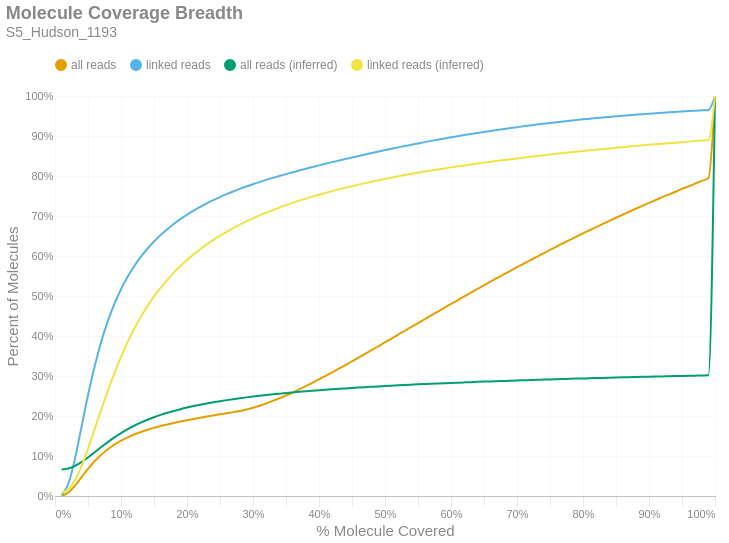

The code cell stored with this chart in its notebook:
### Markdown cell above
### Molecule Read Coverage
This chart shows molecule coverage breadth as computed by the number of bases aligned to that molecule. In other words, "*how much of each unique long molecule is actually sequenced/aligned?*" Keep in mind there is a distinction between sequences and alignments, since some sequences belonging to a particular molecule may not align well and wouldn't appear in the alignment data. This chart also shows molecule coverage breadth as computed by the *inferred fragment* from which the aligned sequences originate. Unlike read coverage, this calculation takes into account the total insert size, including unsequenced gaps between the forward and reverse reads. Like the previous figures, these are cumulative percents.

### Code cell
if SKIPLR:
    print_html(f"Skipped")
else:
    binned_df = consolidated_hist(valids['coverage_bp'], mask, 0.01, True)
    binned_df_inf = consolidated_hist(valids['coverage_inserts'], mask, 0.01, True)
    binned_df = binned_df.with_columns(pl.lit(binned_df_inf['all reads (cumsum)']).alias('all reads (inferred)'))
    binned_df = binned_df.with_columns(pl.lit(binned_df_inf['linked reads (cumsum)']).alias('linked reads (inferred)'))
    binned_df = binned_df.with_columns(
        (pl.col('bin').cast(pl.Float64) + 0.01).alias('right_edge')
    )

    with SafeRender(binned_df):
        (
            density_plot(binned_df, 'Molecule Coverage Breadth', samplename, 'molcov', ['all reads (inferred)','linked reads (inferred)'])
            .encode(
                #x=alt.X('bin:Q', title="% Molecule Covered").axis(format = '%').scale(padding=0),
                x=alt.X('right_edge:Q', title="% Molecule Covered").axis(format='%').scale(padding=0),
                y=alt.Y('value:Q', title='Percent of Molecules')
                    .axis(format='%')
                    .stack(False)
                    .scale(domainMin=0, padding=0),
                color=alt.Color("key:N").scale(domain = ["all reads", "linked reads", "all reads (inferred)", "linked reads (inferred)"]),
                tooltip = [
                    alt.Tooltip("key:N", title = "Data Type"),
                    alt.Tooltip("range_label:N", title="% Molecule Covered"),
                    alt.Tooltip("value:Q", format = ".2%", title="% Molecules")
                ]
            )
        ).display()

### Figure 1 — Vega-Lite specification as saved in the notebook (floating-point values rounded to 4 significant figures)
{"width": "container", "height": 400, "config": {"title": {"anchor": "start", "dy": -15, "fontSize": 18, "color": "#888888", "subtitleColor": "#888888", "subtitleFontSize": 14}, "arc": {"fill": "#0072B2"}, "axis": {"domainColor": "#888888", "domainWidth": 0.5, "gridWidth": 0.2, "grid": false, "titleFontWeight": 400, "titleFontSize": 15, "labelFontSize": 11, "labelColor": "#888888", "tickColor": "#888888", "tickWidth": 0.2, "titleColor": "#888888"}, "axisBand": {"grid": false}, "axisX": {"grid": true, "tickSize": 10, "domainCap": "round"}, "axisY": {"domain": false, "grid": true, "tickSize": 0, "domainCap": "round"}, "background": "transparent", "header": {"labelFontSize": 15, "labelColor": "#888888", "titleFontSize": 15, "titleFontWeight": 600, "titleColor": "#888888"}, "legend": {"labelFont": "sans-serif", "labelFontSize": 12, "labelColor": "#888888", "symbolSize": 100, "symbolType": "circle", "titleFontSize": 12, "titlePadding": 10, "titleColor": "#888888", "title": null, "orient": "top"}, "range": {"category": ["#E69F00", "#56B4E9", "#009E73", "#F0E442", "#0072B2", "#D55E00", "#CC79A7", "#000000"], "diverging": ["#cfe8f3", "#a2d4ec", "#73bfe2", "#46abdb", "#1696d2", "#12719e"]}, "area": {"fill": "#0072B2", "fillOpacity": 0.7, "line": true, "strokeOpacity": 0.7}, "line": {"color": "#0072B2", "stroke": "#0072B2", "strokeWidth": 2}, "trail": {"color": "#0072B2", "stroke": "#0072B2", "strokeWidth": 0, "size": 1}, "point": {"filled": true, "fillOpacity": 1.0, "size": 95}, "text": {"color": "#888888", "fontSize": 11, "align": "right", "fontWeight": 400, "size": 11}, "bar": {"fill": "#0072B2", "stroke": null}, "view": {"stroke": null, "continuousWidth": 660, "continuousHeight": 400}}, "data": {"name": "data-3a83e24f948a8587334a349ecaa57784"}, "mark": {"type": "line", "interpolate": "monotone", "point": {"opacity": 0, "size": 275}}, "encoding": {"color": {"field": "key", "scale": {"domain": ["all reads", "linked reads", "all reads (inferred)", "linked reads (inferred)"]}, "type": "nominal"}, "tooltip": [{"field": "key", "title": "Data Type", "type": "nominal"}, {"field": "range_label", "title": "% Molecule Covered", "type": "nominal"}, {"field": "value", "format": ".2%", "title": "% Molecules", "type": "quantitative"}], "x": {"axis": {"format": "%"}, "field": "right_edge", "scale": {"padding": 0}, "title": "% Molecule Covered", "type": "quantitative"}, "y": {"axis": {"format": "%"}, "field": "value", "scale": {"domainMin": 0, "padding": 0}, "stack": false, "title": "Percent of Molecules", "type": "quantitative"}}, "params": [{"name": "param_c36ac31b6afebe62", "select": {"type": "point", "fields": ["key"]}, "bind": "legend"}], "title": {"text": "Molecule Coverage Breadth", "subtitle": "S5_Hudson_1193"}, "transform": [{"fold": ["all reads (cumsum)", "linked reads (cumsum)", "all reads (inferred)", "linked reads (inferred)"]}, {"calculate": "replace(datum.key, ' (cumsum)', '')", "as": "key"}, {"filter": {"param": "param_c36ac31b6afebe62"}}], "usermeta": {"embedOptions": {"downloadFileName": "S5_Hudson_1193.molcov"}}, "$schema": "https://vega.github.io/schema/vega-lite/v6.1.0.json", "datasets": {"data-3a83e24f948a8587334a349ecaa57784": [{"bin": "0.0", "interval": "0.0-0.01", "all reads": 0.0007567, "linked reads": 0.002113, "all reads (cumsum)": 0.0007567, "linked reads (cumsum)": 0.002113, "range_label": "0.0-0.01", "all reads (inferred)": 0.06622, "linked reads (inferred)": 0.007899, "right_edge": 0.01}, {"bin": "0.01", "interval": "0.01-0.02", "all reads": 0.007602, "linked reads": 0.02725, "all reads (cumsum)": 0.008359, "linked reads (cumsum)": 0.02937, "range_label": "0.01-0.02", "all reads (inferred)": 0.06879, "linked reads (inferred)": 0.0163, "right_edge": 0.02}, {"bin": "0.02", "interval": "0.02-0.03", "all reads": 0.01675, "linked reads": 0.06214, "all reads (cumsum)": 0.02511, "linked reads (cumsum)": 0.09151, "range_label": "0.02-0.03", "all reads (inferred)": 0.07497, "linked reads (inferred)": 0.03852, "right_edge": 0.03}, {"bin": "0.03", "interval": "0.03-0.04", "all reads": 0.02136, "linked reads": 0.07995, "all reads (cumsum)": 0.04646, "linked reads (cumsum)": 0.1715, "range_label": "0.03-0.04", "all reads (inferred)": 0.08452, "linked reads (inferred)": 0.07378, "right_edge": 0.04}, {"bin": "0.04", "interval": "0.04-0.05", "all reads": 0.02131, "linked reads": 0.08024, "all reads (cumsum)": 0.06777, "linked reads (cumsum)": 0.2517, "range_label": "0.04-0.05", "all reads (inferred)": 0.09638, "linked reads (inferred)": 0.1181, "right_edge": 0.05}, {"bin": "0.05", "interval": "0.05-0.06", "all reads": 0.01918, "linked reads": 0.07216, "all reads (cumsum)": 0.08696, "linked reads (cumsum)": 0.3239, "range_label": "0.05-0.06", "all reads (inferred)": 0.1093, "linked reads (inferred)": 0.1666, "right_edge": 0.06}, {"bin": "0.06", "interval": "0.06-0.07", "all reads": 0.01641, "linked reads": 0.06182, "all reads (cumsum)": 0.1034, "linked reads (cumsum)": 0.3857, "range_label": "0.06-0.07", "all reads (inferred)": 0.1223, "linked reads (inferred)": 0.2158, "right_edge": 0.07}, {"bin": "0.07", "interval": "0.07-0.08", "all reads": 0.01366, "linked reads": 0.05144, "all reads (cumsum)": 0.117, "linked reads (cumsum)": 0.4371, "range_label": "0.07-0.08", "all reads (inferred)": 0.1348, "linked reads (inferred)": 0.263, "right_edge": 0.08}, {"bin": "0.08", "interval": "0.08-0.09", "all reads": 0.01151, "linked reads": 0.04331, "all reads (cumsum)": 0.1285, "linked reads (cumsum)": 0.4804, "range_label": "0.08-0.09", "all reads (inferred)": 0.1465, "linked reads (inferred)": 0.3073, "right_edge": 0.09}, {"bin": "0.09", "interval": "0.09-0.1", "all reads": 0.009762, "linked reads": 0.03658, "all reads (cumsum)": 0.1383, "linked reads (cumsum)": 0.517, "range_label": "0.09-0.1", "all reads (inferred)": 0.1572, "linked reads (inferred)": 0.3479, "right_edge": 0.1}, {"bin": "0.1", "interval": "0.1-0.11", "all reads": 0.008289, "linked reads": 0.03097, "all reads (cumsum)": 0.1466, "linked reads (cumsum)": 0.548, "range_label": "0.1-0.11", "all reads (inferred)": 0.1669, "linked reads (inferred)": 0.3848, "right_edge": 0.11}, {"bin": "0.11", "interval": "0.11-0.12", "all reads": 0.007105, "linked reads": 0.02648, "all reads (cumsum)": 0.1537, "linked reads (cumsum)": 0.5745, "range_label": "0.11-0.12", "all reads (inferred)": 0.1757, "linked reads (inferred)": 0.418, "right_edge": 0.12}, {"bin": "0.12", "interval": "0.12-0.13", "all reads": 0.006262, "linked reads": 0.02328, "all reads (cumsum)": 0.16, "linked reads (cumsum)": 0.5977, "range_label": "0.12-0.13", "all reads (inferred)": 0.1835, "linked reads (inferred)": 0.4478, "right_edge": 0.13}, {"bin": "0.13", "interval": "0.13-0.14", "all reads": 0.005501, "linked reads": 0.02034, "all reads (cumsum)": 0.1655, "linked reads (cumsum)": 0.6181, "range_label": "0.13-0.14", "all reads (inferred)": 0.1906, "linked reads (inferred)": 0.4746, "right_edge": 0.14}, {"bin": "0.14", "interval": "0.14-0.15", "all reads": 0.004907, "linked reads": 0.01802, "all reads (cumsum)": 0.1704, "linked reads (cumsum)": 0.6361, "range_label": "0.14-0.15", "all reads (inferred)": 0.197, "linked reads (inferred)": 0.4989, "right_edge": 0.15}, {"bin": "0.15", "interval": "0.15-0.16", "all reads": 0.004447, "linked reads": 0.0162, "all reads (cumsum)": 0.1748, "linked reads (cumsum)": 0.6523, "range_label": "0.15-0.16", "all reads (inferred)": 0.2027, "linked reads (inferred)": 0.5206, "right_edge": 0.16}, {"bin": "0.16", "interval": "0.16-0.17", "all reads": 0.004052, "linked reads": 0.01455, "all reads (cumsum)": 0.1789, "linked reads (cumsum)": 0.6669, "range_label": "0.16-0.17", "all reads (inferred)": 0.2079, "linked reads (inferred)": 0.5403, "right_edge": 0.17}, {"bin": "0.17", "interval": "0.17-0.18", "all reads": 0.003765, "linked reads": 0.01323, "all reads (cumsum)": 0.1826, "linked reads (cumsum)": 0.6801, "range_label": "0.17-0.18", "all reads (inferred)": 0.2127, "linked reads (inferred)": 0.5584, "right_edge": 0.18}, {"bin": "0.18", "interval": "0.18-0.19", "all reads": 0.003488, "linked reads": 0.01199, "all reads (cumsum)": 0.1861, "linked reads (cumsum)": 0.6921, "range_label": "0.18-0.19", "all reads (inferred)": 0.2171, "linked reads (inferred)": 0.575, "right_edge": 0.19}, {"bin": "0.19", "interval": "0.19-0.2", "all reads": 0.00332, "linked reads": 0.0111, "all reads (cumsum)": 0.1894, "linked reads (cumsum)": 0.7032, "range_label": "0.19-0.2", "all reads (inferred)": 0.2211, "linked reads (inferred)": 0.5902, "right_edge": 0.2}, {"bin": "0.2", "interval": "0.2-0.21", "all reads": 0.003136, "linked reads": 0.01015, "all reads (cumsum)": 0.1926, "linked reads (cumsum)": 0.7133, "range_label": "0.2-0.21", "all reads (inferred)": 0.2248, "linked reads (inferred)": 0.6041, "right_edge": 0.21}, {"bin": "0.21", "interval": "0.21-0.22", "all reads": 0.003019, "linked reads": 0.009476, "all reads (cumsum)": 0.1956, "linked reads (cumsum)": 0.7228, "range_label": "0.21-0.22", "all reads (inferred)": 0.2282, "linked reads (inferred)": 0.617, "right_edge": 0.22}, {"bin": "0.22", "interval": "0.22-0.23", "all reads": 0.002906, "linked reads": 0.008707, "all reads (cumsum)": 0.1985, "linked reads (cumsum)": 0.7315, "range_label": "0.22-0.23", "all reads (inferred)": 0.2314, "linked reads (inferred)": 0.629, "right_edge": 0.23}, {"bin": "0.23", "interval": "0.23-0.24", "all reads": 0.002826, "linked reads": 0.008209, "all reads (cumsum)": 0.2013, "linked reads (cumsum)": 0.7397, "range_label": "0.23-0.24", "all reads (inferred)": 0.2343, "linked reads (inferred)": 0.6403, "right_edge": 0.24}, {"bin": "0.24", "interval": "0.24-0.25", "all reads": 0.002796, "linked reads": 0.007683, "all reads (cumsum)": 0.2041, "linked reads (cumsum)": 0.7474, "range_label": "0.24-0.25", "all reads (inferred)": 0.2371, "linked reads (inferred)": 0.6508, "right_edge": 0.25}, {"bin": "0.25", "interval": "0.25-0.26", "all reads": 0.002707, "linked reads": 0.007103, "all reads (cumsum)": 0.2068, "linked reads (cumsum)": 0.7545, "range_label": "0.25-0.26", "all reads (inferred)": 0.2397, "linked reads (inferred)": 0.6605, "right_edge": 0.26}, {"bin": "0.26", "interval": "0.26-0.27", "all reads": 0.002835, "linked reads": 0.006758, "all reads (cumsum)": 0.2097, "linked reads (cumsum)": 0.7613, "range_label": "0.26-0.27", "all reads (inferred)": 0.2421, "linked reads (inferred)": 0.6697, "right_edge": 0.27}, {"bin": "0.27", "interval": "0.27-0.28", "all reads": 0.003073, "linked reads": 0.006406, "all reads (cumsum)": 0.2127, "linked reads (cumsum)": 0.7677, "range_label": "0.27-0.28", "all reads (inferred)": 0.2444, "linked reads (inferred)": 0.6783, "right_edge": 0.28}, {"bin": "0.28", "interval": "0.28-0.29", "all reads": 0.003603, "linked reads": 0.006035, "all reads (cumsum)": 0.2163, "linked reads (cumsum)": 0.7737, "range_label": "0.28-0.29", "all reads (inferred)": 0.2466, "linked reads (inferred)": 0.6864, "right_edge": 0.29}, {"bin": "0.29", "interval": "0.29-0.3", "all reads": 0.00436, "linked reads": 0.0058, "all reads (cumsum)": 0.2207, "linked reads (cumsum)": 0.7795, "range_label": "0.29-0.3", "all reads (inferred)": 0.2486, "linked reads (inferred)": 0.6941, "right_edge": 0.3}, {"bin": "0.3", "interval": "0.3-0.31", "all reads": 0.005009, "linked reads": 0.00546, "all reads (cumsum)": 0.2257, "linked reads (cumsum)": 0.785, "range_label": "0.3-0.31", "all reads (inferred)": 0.2505, "linked reads (inferred)": 0.7014, "right_edge": 0.31}, {"bin": "0.31", "interval": "0.31-0.32", "all reads": 0.005697, "linked reads": 0.00535, "all reads (cumsum)": 0.2314, "linked reads (cumsum)": 0.7903, "range_label": "0.31-0.32", "all reads (inferred)": 0.2524, "linked reads (inferred)": 0.7083, "right_edge": 0.32}, {"bin": "0.32", "interval": "0.32-0.33", "all reads": 0.006235, "linked reads": 0.004978, "all reads (cumsum)": 0.2376, "linked reads (cumsum)": 0.7953, "range_label": "0.32-0.33", "all reads (inferred)": 0.2541, "linked reads (inferred)": 0.7148, "right_edge": 0.33}, {"bin": "0.33", "interval": "0.33-0.34", "all reads": 0.006622, "linked reads": 0.004757, "all reads (cumsum)": 0.2443, "linked reads (cumsum)": 0.8, "range_label": "0.33-0.34", "all reads (inferred)": 0.2558, "linked reads (inferred)": 0.7211, "right_edge": 0.34}, {"bin": "0.34", "interval": "0.34-0.35", "all reads": 0.007064, "linked reads": 0.004667, "all reads (cumsum)": 0.2513, "linked reads (cumsum)": 0.8047, "range_label": "0.34-0.35", "all reads (inferred)": 0.2574, "linked reads (inferred)": 0.7271, "right_edge": 0.35}, {"bin": "0.35", "interval": "0.35-0.36", "all reads": 0.007478, "linked reads": 0.004559, "all reads (cumsum)": 0.2588, "linked reads (cumsum)": 0.8093, "range_label": "0.35-0.36", "all reads (inferred)": 0.2589, "linked reads (inferred)": 0.7328, "right_edge": 0.36}, {"bin": "0.36", "interval": "0.36-0.37", "all reads": 0.007767, "linked reads": 0.004447, "all reads (cumsum)": 0.2666, "linked reads (cumsum)": 0.8137, "range_label": "0.36-0.37", "all reads (inferred)": 0.2604, "linked reads (inferred)": 0.7383, "right_edge": 0.37}, {"bin": "0.37", "interval": "0.37-0.38", "all reads": 0.008119, "linked reads": 0.004374, "all reads (cumsum)": 0.2747, "linked reads (cumsum)": 0.8181, "range_label": "0.37-0.38", "all reads (inferred)": 0.2618, "linked reads (inferred)": 0.7435, "right_edge": 0.38}, {"bin": "0.38", "interval": "0.38-0.39", "all reads": 0.008365, "linked reads": 0.004272, "all reads (cumsum)": 0.2831, "linked reads (cumsum)": 0.8224, "range_label": "0.38-0.39", "all reads (inferred)": 0.2631, "linked reads (inferred)": 0.7485, "right_edge": 0.39}, {"bin": "0.39", "interval": "0.39-0.4", "all reads": 0.008677, "linked reads": 0.004265, "all reads (cumsum)": 0.2917, "linked reads (cumsum)": 0.8266, "range_label": "0.39-0.4", "all reads (inferred)": 0.2644, "linked reads (inferred)": 0.7532, "right_edge": 0.4}, {"bin": "0.4", "interval": "0.4-0.41", "all reads": 0.008594, "linked reads": 0.003995, "all reads (cumsum)": 0.3003, "linked reads (cumsum)": 0.8306, "range_label": "0.4-0.41", "all reads (inferred)": 0.2656, "linked reads (inferred)": 0.7578, "right_edge": 0.41}, {"bin": "0.41", "interval": "0.41-0.42", "all reads": 0.008876, "linked reads": 0.00401, "all reads (cumsum)": 0.3092, "linked reads (cumsum)": 0.8346, "range_label": "0.41-0.42", "all reads (inferred)": 0.2668, "linked reads (inferred)": 0.7622, "right_edge": 0.42}, {"bin": "0.42", "interval": "0.42-0.43", "all reads": 0.009051, "linked reads": 0.0039, "all reads (cumsum)": 0.3183, "linked reads (cumsum)": 0.8385, "range_label": "0.42-0.43", "all reads (inferred)": 0.2679, "linked reads (inferred)": 0.7665, "right_edge": 0.43}, {"bin": "0.43", "interval": "0.43-0.44", "all reads": 0.009171, "linked reads": 0.003903, "all reads (cumsum)": 0.3274, "linked reads (cumsum)": 0.8424, "range_label": "0.43-0.44", "all reads (inferred)": 0.269, "linked reads (inferred)": 0.7706, "right_edge": 0.44}, {"bin": "0.44", "interval": "0.44-0.45", "all reads": 0.009355, "linked reads": 0.003863, "all reads (cumsum)": 0.3368, "linked reads (cumsum)": 0.8463, "range_label": "0.44-0.45", "all reads (inferred)": 0.2701, "linked reads (inferred)": 0.7746, "right_edge": 0.45}, {"bin": "0.45", "interval": "0.45-0.46", "all reads": 0.00941, "linked reads": 0.003793, "all reads (cumsum)": 0.3462, "linked reads (cumsum)": 0.8501, "range_label": "0.45-0.46", "all reads (inferred)": 0.2711, "linked reads (inferred)": 0.7784, "right_edge": 0.46}, {"bin": "0.46", "interval": "0.46-0.47", "all reads": 0.009393, "linked reads": 0.003744, "all reads (cumsum)": 0.3556, "linked reads (cumsum)": 0.8538, "range_label": "0.46-0.47", "all reads (inferred)": 0.2721, "linked reads (inferred)": 0.7822, "right_edge": 0.47}, {"bin": "0.47", "interval": "0.47-0.48", "all reads": 0.009553, "linked reads": 0.003687, "all reads (cumsum)": 0.3651, "linked reads (cumsum)": 0.8575, "range_label": "0.47-0.48", "all reads (inferred)": 0.2731, "linked reads (inferred)": 0.7857, "right_edge": 0.48}, {"bin": "0.48", "interval": "0.48-0.49", "all reads": 0.0092, "linked reads": 0.003579, "all reads (cumsum)": 0.3743, "linked reads (cumsum)": 0.8611, "range_label": "0.48-0.49", "all reads (inferred)": 0.274, "linked reads (inferred)": 0.7893, "right_edge": 0.49}, {"bin": "0.49", "interval": "0.49-0.5", "all reads": 0.01029, "linked reads": 0.003679, "all reads (cumsum)": 0.3846, "linked reads (cumsum)": 0.8648, "range_label": "0.49-0.5", "all reads (inferred)": 0.2749, "linked reads (inferred)": 0.7927, "right_edge": 0.5}, {"bin": "0.5", "interval": "0.5-0.51", "all reads": 0.008891, "linked reads": 0.003359, "all reads (cumsum)": 0.3935, "linked reads (cumsum)": 0.8681, "range_label": "0.5-0.51", "all reads (inferred)": 0.2758, "linked reads (inferred)": 0.7959, "right_edge": 0.51}, {"bin": "0.51", "interval": "0.51-0.52", "all reads": 0.009902, "linked reads": 0.003426, "all reads (cumsum)": 0.4034, "linked reads (cumsum)": 0.8716, "range_label": "0.51-0.52", "all reads (inferred)": 0.2767, "linked reads (inferred)": 0.7991, "right_edge": 0.52}, {"bin": "0.52", "interval": "0.52-0.53", "all reads": 0.009537, "linked reads": 0.003359, "all reads (cumsum)": 0.413, "linked reads (cumsum)": 0.8749, "range_label": "0.52-0.53", "all reads (inferred)": 0.2775, "linked reads (inferred)": 0.8022, "right_edge": 0.53}, {"bin": "0.53", "interval": "0.53-0.54", "all reads": 0.009689, "linked reads": 0.003274, "all reads (cumsum)": 0.4227, "linked reads (cumsum)": 0.8782, "range_label": "0.53-0.54", "all reads (inferred)": 0.2783, "linked reads (inferred)": 0.8052, "right_edge": 0.54}, {"bin": "0.54", "interval": "0.54-0.55", "all reads": 0.0095, "linked reads": 0.003279, "all reads (cumsum)": 0.4322, "linked reads (cumsum)": 0.8815, "range_label": "0.54-0.55", "all reads (inferred)": 0.2791, "linked reads (inferred)": 0.8082, "right_edge": 0.55}, {"bin": "0.55", "interval": "0.55-0.56", "all reads": 0.009742, "linked reads": 0.003218, "all reads (cumsum)": 0.4419, "linked reads (cumsum)": 0.8847, "range_label": "0.55-0.56", "all reads (inferred)": 0.2799, "linked reads (inferred)": 0.811, "right_edge": 0.56}, {"bin": "0.56", "interval": "0.56-0.57", "all reads": 0.009682, "linked reads": 0.003126, "all reads (cumsum)": 0.4516, "linked reads (cumsum)": 0.8878, "range_label": "0.56-0.57", "all reads (inferred)": 0.2806, "linked reads (inferred)": 0.8137, "right_edge": 0.57}, {"bin": "0.57", "interval": "0.57-0.58", "all reads": 0.009431, "linked reads": 0.003035, "all reads (cumsum)": 0.461, "linked reads (cumsum)": 0.8909, "range_label": "0.57-0.58", "all reads (inferred)": 0.2813, "linked reads (inferred)": 0.8164, "right_edge": 0.58}, {"bin": "0.58", "interval": "0.58-0.59", "all reads": 0.009495, "linked reads": 0.002929, "all reads (cumsum)": 0.4705, "linked reads (cumsum)": 0.8938, "range_label": "0.58-0.59", "all reads (inferred)": 0.282, "linked reads (inferred)": 0.819, "right_edge": 0.59}, {"bin": "0.59", "interval": "0.59-0.6", "all reads": 0.009661, "linked reads": 0.0029, "all reads (cumsum)": 0.4802, "linked reads (cumsum)": 0.8967, "range_label": "0.59-0.6", "all reads (inferred)": 0.2827, "linked reads (inferred)": 0.8216, "right_edge": 0.6}, {"bin": "0.6", "interval": "0.6-0.61", "all reads": 0.009156, "linked reads": 0.00277, "all reads (cumsum)": 0.4893, "linked reads (cumsum)": 0.8995, "range_label": "0.6-0.61", "all reads (inferred)": 0.2834, "linked reads (inferred)": 0.824, "right_edge": 0.61}, {"bin": "0.61", "interval": "0.61-0.62", "all reads": 0.009575, "linked reads": 0.002815, "all reads (cumsum)": 0.4989, "linked reads (cumsum)": 0.9023, "range_label": "0.61-0.62", "all reads (inferred)": 0.284, "linked reads (inferred)": 0.8265, "right_edge": 0.62}, {"bin": "0.62", "interval": "0.62-0.63", "all reads": 0.009294, "linked reads": 0.002715, "all reads (cumsum)": 0.5082, "linked reads (cumsum)": 0.905, "range_label": "0.62-0.63", "all reads (inferred)": 0.2847, "linked reads (inferred)": 0.8288, "right_edge": 0.63}, {"bin": "0.63", "interval": "0.63-0.64", "all reads": 0.009337, "linked reads": 0.002645, "all reads (cumsum)": 0.5175, "linked reads (cumsum)": 0.9076, "range_label": "0.63-0.64", "all reads (inferred)": 0.2853, "linked reads (inferred)": 0.8312, "right_edge": 0.64}, {"bin": "0.64", "interval": "0.64-0.65", "all reads": 0.009109, "linked reads": 0.002532, "all reads (cumsum)": 0.5266, "linked reads (cumsum)": 0.9102, "range_label": "0.64-0.65", "all reads (inferred)": 0.2859, "linked reads (inferred)": 0.8334, "right_edge": 0.65}, {"bin": "0.65", "interval": "0.65-0.66", "all reads": 0.009486, "linked reads": 0.002579, "all reads (cumsum)": 0.5361, "linked reads (cumsum)": 0.9127, "range_label": "0.65-0.66", "all reads (inferred)": 0.2865, "linked reads (inferred)": 0.8357, "right_edge": 0.66}, {"bin": "0.66", "interval": "0.66-0.67", "all reads": 0.00892, "linked reads": 0.002458, "all reads (cumsum)": 0.545, "linked reads (cumsum)": 0.9152, "range_label": "0.66-0.67", "all reads (inferred)": 0.2871, "linked reads (inferred)": 0.8378, "right_edge": 0.67}, {"bin": "0.67", "interval": "0.67-0.68", "all reads": 0.009027, "linked reads": 0.002372, "all reads (cumsum)": 0.5541, "linked reads (cumsum)": 0.9176, "range_label": "0.67-0.68", "all reads (inferred)": 0.2877, "linked reads (inferred)": 0.8399, "right_edge": 0.68}, {"bin": "0.68", "interval": "0.68-0.69", "all reads": 0.008875, "linked reads": 0.002279, "all reads (cumsum)": 0.5629, "linked reads (cumsum)": 0.9198, "range_label": "0.68-0.69", "all reads (inferred)": 0.2883, "linked reads (inferred)": 0.842, "right_edge": 0.69}, {"bin": "0.69", "interval": "0.69-0.7", "all reads": 0.008992, "linked reads": 0.002247, "all reads (cumsum)": 0.5719, "linked reads (cumsum)": 0.9221, "range_label": "0.69-0.7", "all reads (inferred)": 0.2888, "linked reads (inferred)": 0.844, "right_edge": 0.7}, {"bin": "0.7", "interval": "0.7-0.71", "all reads": 0.008682, "linked reads": 0.002242, "all reads (cumsum)": 0.5806, "linked reads (cumsum)": 0.9243, "range_label": "0.7-0.71", "all reads (inferred)": 0.2894, "linked reads (inferred)": 0.846, "right_edge": 0.71}, {"bin": "0.71", "interval": "0.71-0.72", "all reads": 0.008663, "linked reads": 0.002109, "all reads (cumsum)": 0.5893, "linked reads (cumsum)": 0.9264, "range_label": "0.71-0.72", "all reads (inferred)": 0.2899, "linked reads (inferred)": 0.848, "right_edge": 0.72}, {"bin": "0.72", "interval": "0.72-0.73", "all reads": 0.008806, "linked reads": 0.002072, "all reads (cumsum)": 0.5981, "linked reads (cumsum)": 0.9285, "range_label": "0.72-0.73", "all reads (inferred)": 0.2904, "linked reads (inferred)": 0.8499, "right_edge": 0.73}, {"bin": "0.73", "interval": "0.73-0.74", "all reads": 0.00848, "linked reads": 0.002017, "all reads (cumsum)": 0.6066, "linked reads (cumsum)": 0.9305, "range_label": "0.73-0.74", "all reads (inferred)": 0.291, "linked reads (inferred)": 0.8518, "right_edge": 0.74}, {"bin": "0.74", "interval": "0.74-0.75", "all reads": 0.008866, "linked reads": 0.00196, "all reads (cumsum)": 0.6154, "linked reads (cumsum)": 0.9325, "range_label": "0.74-0.75", "all reads (inferred)": 0.2915, "linked reads (inferred)": 0.8537, "right_edge": 0.75}, {"bin": "0.75", "interval": "0.75-0.76", "all reads": 0.008165, "linked reads": 0.001913, "all reads (cumsum)": 0.6236, "linked reads (cumsum)": 0.9344, "range_label": "0.75-0.76", "all reads (inferred)": 0.292, "linked reads (inferred)": 0.8555, "right_edge": 0.76}, {"bin": "0.76", "interval": "0.76-0.77", "all reads": 0.008342, "linked reads": 0.001881, "all reads (cumsum)": 0.6319, "linked reads (cumsum)": 0.9363, "range_label": "0.76-0.77", "all reads (inferred)": 0.2925, "linked reads (inferred)": 0.8573, "right_edge": 0.77}, {"bin": "0.77", "interval": "0.77-0.78", "all reads": 0.008248, "linked reads": 0.001841, "all reads (cumsum)": 0.6402, "linked reads (cumsum)": 0.9381, "range_label": "0.77-0.78", "all reads (inferred)": 0.293, "linked reads (inferred)": 0.859, "right_edge": 0.78}, {"bin": "0.78", "interval": "0.78-0.79", "all reads": 0.008127, "linked reads": 0.001756, "all reads (cumsum)": 0.6483, "linked reads (cumsum)": 0.9399, "range_label": "0.78-0.79", "all reads (inferred)": 0.2934, "linked reads (inferred)": 0.8608, "right_edge": 0.79}, {"bin": "0.79", "interval": "0.79-0.8", "all reads": 0.008456, "linked reads": 0.001746, "all reads (cumsum)": 0.6568, "linked reads (cumsum)": 0.9416, "range_label": "0.79-0.8", "all reads (inferred)": 0.2939, "linked reads (inferred)": 0.8625, "right_edge": 0.8}, {"bin": "0.8", "interval": "0.8-0.81", "all reads": 0.007672, "linked reads": 0.001605, "all reads (cumsum)": 0.6644, "linked reads (cumsum)": 0.9432, "range_label": "0.8-0.81", "all reads (inferred)": 0.2944, "linked reads (inferred)": 0.8642, "right_edge": 0.81}, {"bin": "0.81", "interval": "0.81-0.82", "all reads": 0.007853, "linked reads": 0.001591, "all reads (cumsum)": 0.6723, "linked reads (cumsum)": 0.9448, "range_label": "0.81-0.82", "all reads (inferred)": 0.2948, "linked reads (inferred)": 0.8658, "right_edge": 0.82}, {"bin": "0.82", "interval": "0.82-0.83", "all reads": 0.007888, "linked reads": 0.001512, "all reads (cumsum)": 0.6802, "linked reads (cumsum)": 0.9463, "range_label": "0.82-0.83", "all reads (inferred)": 0.2953, "linked reads (inferred)": 0.8674, "right_edge": 0.83}, {"bin": "0.83", "interval": "0.83-0.84", "all reads": 0.007776, "linked reads": 0.001465, "all reads (cumsum)": 0.688, "linked reads (cumsum)": 0.9478, "range_label": "0.83-0.84", "all reads (inferred)": 0.2957, "linked reads (inferred)": 0.869, "right_edge": 0.84}, {"bin": "0.84", "interval": "0.84-0.85", "all reads": 0.007583, "linked reads": 0.001459, "all reads (cumsum)": 0.6955, "linked reads (cumsum)": 0.9493, "range_label": "0.84-0.85", "all reads (inferred)": 0.2962, "linked reads (inferred)": 0.8706, "right_edge": 0.85}, {"bin": "0.85", "interval": "0.85-0.86", "all reads": 0.007657, "linked reads": 0.001421, "all reads (cumsum)": 0.7032, "linked reads (cumsum)": 0.9507, "range_label": "0.85-0.86", "all reads (inferred)": 0.2966, "linked reads (inferred)": 0.8721, "right_edge": 0.86}, {"bin": "0.86", "interval": "0.86-0.87", "all reads": 0.007419, "linked reads": 0.001356, "all reads (cumsum)": 0.7106, "linked reads (cumsum)": 0.952, "range_label": "0.86-0.87", "all reads (inferred)": 0.297, "linked reads (inferred)": 0.8737, "right_edge": 0.87}, {"bin": "0.87", "interval": "0.87-0.88", "all reads": 0.00747, "linked reads": 0.001286, "all reads (cumsum)": 0.7181, "linked reads (cumsum)": 0.9533, "range_label": "0.87-0.88", "all reads (inferred)": 0.2974, "linked reads (inferred)": 0.8752, "right_edge": 0.88}, {"bin": "0.88", "interval": "0.88-0.89", "all reads": 0.007311, "linked reads": 0.001259, "all reads (cumsum)": 0.7254, "linked reads (cumsum)": 0.9546, "range_label": "0.88-0.89", "all reads (inferred)": 0.2978, "linked reads (inferred)": 0.8766, "right_edge": 0.89}, {"bin": "0.89", "interval": "0.89-0.9", "all reads": 0.007317, "linked reads": 0.001253, "all reads (cumsum)": 0.7327, "linked reads (cumsum)": 0.9558, "range_label": "0.89-0.9", "all reads (inferred)": 0.2982, "linked reads (inferred)": 0.8781, "right_edge": 0.9}, {"bin": "0.9", "interval": "0.9-0.91", "all reads": 0.006776, "linked reads": 0.001141, "all reads (cumsum)": 0.7395, "linked reads (cumsum)": 0.957, "range_label": "0.9-0.91", "all reads (inferred)": 0.2986, "linked reads (inferred)": 0.8794, "right_edge": 0.91}, {"bin": "0.91", "interval": "0.91-0.92", "all reads": 0.007649, "linked reads": 0.001177, "all reads (cumsum)": 0.7471, "linked reads (cumsum)": 0.9582, "range_label": "0.91-0.92", "all reads (inferred)": 0.299, "linked reads (inferred)": 0.8808, "right_edge": 0.92}, {"bin": "0.92", "interval": "0.92-0.93", "all reads": 0.00645, "linked reads": 0.001075, "all reads (cumsum)": 0.7536, "linked reads (cumsum)": 0.9592, "range_label": "0.92-0.93", "all reads (inferred)": 0.2994, "linked reads (inferred)": 0.8821, "right_edge": 0.93}, {"bin": "0.93", "interval": "0.93-0.94", "all reads": 0.006977, "linked reads": 0.00106, "all reads (cumsum)": 0.7606, "linked reads (cumsum)": 0.9603, "range_label": "0.93-0.94", "all reads (inferred)": 0.2997, "linked reads (inferred)": 0.8834, "right_edge": 0.94}, {"bin": "0.94", "interval": "0.94-0.95", "all reads": 0.007381, "linked reads": 0.001041, "all reads (cumsum)": 0.7679, "linked reads (cumsum)": 0.9613, "range_label": "0.94-0.95", "all reads (inferred)": 0.3001, "linked reads (inferred)": 0.8847, "right_edge": 0.95}, {"bin": "0.95", "interval": "0.95-0.96", "all reads": 0.00605, "linked reads": 0.001, "all reads (cumsum)": 0.774, "linked reads (cumsum)": 0.9623, "range_label": "0.95-0.96", "all reads (inferred)": 0.3005, "linked reads (inferred)": 0.8859, "right_edge": 0.96}, {"bin": "0.96", "interval": "0.96-0.97", "all reads": 0.00699, "linked reads": 0.0009381, "all reads (cumsum)": 0.781, "linked reads (cumsum)": 0.9633, "range_label": "0.96-0.97", "all reads (inferred)": 0.3008, "linked reads (inferred)": 0.8872, "right_edge": 0.97}, {"bin": "0.97", "interval": "0.97-0.98", "all reads": 0.00693, "linked reads": 0.0008996, "all reads (cumsum)": 0.7879, "linked reads (cumsum)": 0.9642, "range_label": "0.97-0.98", "all reads (inferred)": 0.3012, "linked reads (inferred)": 0.8885, "right_edge": 0.98}, {"bin": "0.98", "interval": "0.98-0.99", "all reads": 0.006308, "linked reads": 0.0009121, "all reads (cumsum)": 0.7942, "linked reads (cumsum)": 0.9651, "range_label": "0.98-0.99", "all reads (inferred)": 0.3016, "linked reads (inferred)": 0.8898, "right_edge": 0.99}, {"bin": "0.99", "interval": "0.99-1.0", "all reads": 0.2058, "linked reads": 0.03492, "all reads (cumsum)": 1.0, "linked reads (cumsum)": 1.0, "range_label": "0.99-1.0", "all reads (inferred)": 1.0, "linked reads (inferred)": 1.0, "right_edge": 1.0}]}}
